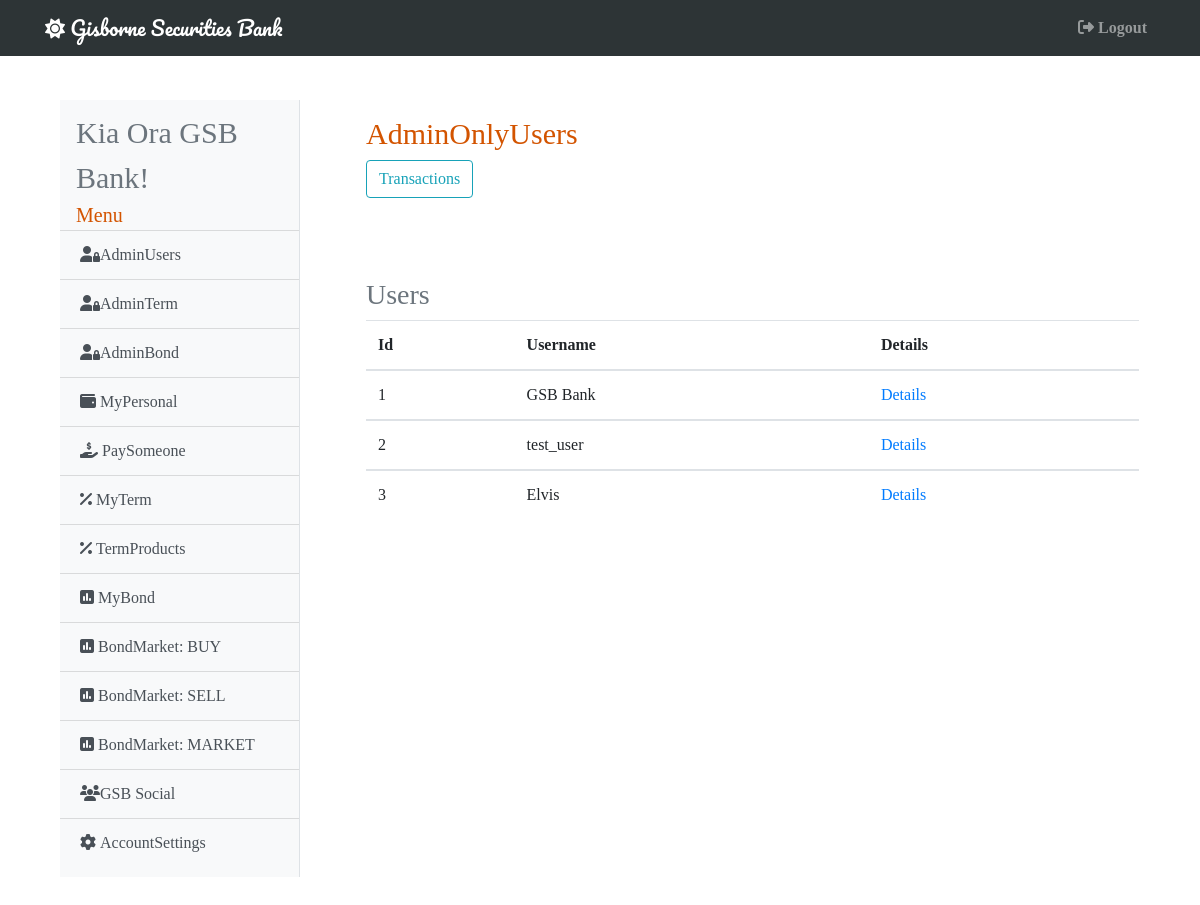
Before: /adminusers (signed in) with the older database file.
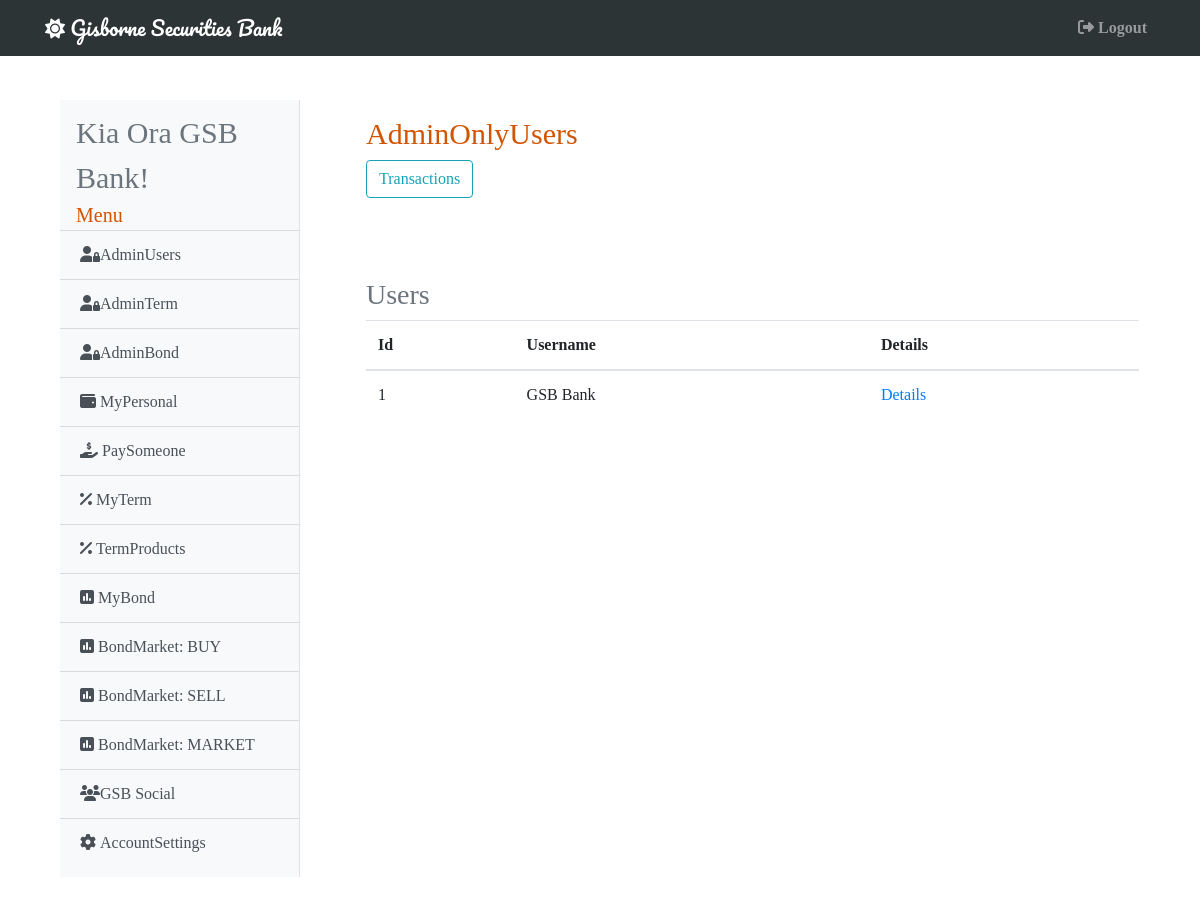
After: the same page with the newer database file.
### gsb/models.py (models this page shows, shortened)
class User(db.Model, UserMixin):
    id = db.Column(db.Integer, primary_key=True)
    username = db.Column(db.String(20), unique=True, nullable=False)
    email = db.Column(db.String(120), unique=True, nullable=False)
    password = db.Column(db.String(60), nullable=False)
    account = db.Column(db.BigInteger, unique=True, nullable=False)
    cash = db.Column(db.Numeric(20, 2), nullable=False)
    admin =  db.Column(db.Boolean, default=False, nullable=False)
    active =  db.Column(db.Boolean, default=False, nullable=False)
    market =  db.Column(db.Boolean, default=False, nullable=False)
    image = db.Column(db.Integer, default=1, nullable=False)
    inbox = db.Column(db.Integer, default=0, nullable=False)
    term = db.Column(db.Numeric(20, 2), nullable=False)
    bond = db.Column(db.Numeric(20, 2), nullable=False)
    total = db.Column(db.Numeric(20, 2), nullable=False)
    terms = db.relationship('Term', secondary="terms")
    bonds = db.relationship('Bond', secondary="bonds")
    buys = db.relationship('Bond', secondary="buys")
    sells = db.relationship('Bond', secondary="sells")
    receives = db.relationship('Receives', lazy='dynamic', backref='receiver')
    sends = db.relationship('Sends', lazy='dynamic', backref='sender')
    posts = db.relationship('Statuses', lazy='dynamic', backref='poster')
    messages = db.relationship('Messages', lazy='dynamic', backref='messager')

### gsb/admin/routes.py (the view)
@admin.route('/adminusers', methods=['GET', 'POST'])
@login_required
def admin_users():
    if current_user.admin != True:
        abort(403)
    users = User.query.order_by(User.id).all()
    return render_template('admin/adminusers.html', title='AdminUsers', users=users)

### gsb/models.py (called while the page is built)
@login_manager.user_loader
def load_user(user_id):
    return User.query.get(int(user_id))

### gsb/templates/admin/adminusers.html
{% extends 'base.html' %}
{% block content %}
    <div class="card-body shadow-lg p-3 mb-5 bg-white rounded">
        <h1 style="font-size: 30px; color: #d35400;">AdminOnlyUsers</h1>
        <a href="{{ url_for('admin.user_transactions') }}">
          <button class="btn btn-outline-info">Transactions</button>
        </a>
    </div>
    <div class="card-body shadow-lg p-3 mb-5 bg-white rounded" style="max-height: 500px; overflow: scroll;">
    <h3 class="text-muted">Users</h3>
      <table class="table">
        <thead>
          <tr>
            <th scope="col">Id</th>
            <th scope="col">Username</th>
            <th scope="col">Details</th>
          </tr>
        {% for user in users %}
        </thead>
        <tbody>
          <tr>
            <td scope="row">{{ user.id }}</td>
            <td>{{ user.username }}</td>
            <td><a href="{{ url_for('admin.user', user_id=user.id) }}">Details</a></td>
          </tr>
        {% endfor %}
        </tbody>
      </table>
    </div>
{% endblock %}

### gsb/templates/base.html (shortened to what the changed rows need)
<!DOCTYPE html>
<html>
<head>
    <link rel="stylesheet" href="https://maxcdn.bootstrapcdn.com/bootstrap/4.0.0/css/bootstrap.min.css">
</head>
{% if current_user.image == 1 %}
  <body style="background-image: url('https://upload.wikimedia.org/wikipedia/commons/4/4f/Gisborne_NZ_Sunrise_Waikanae_Beach.jpg');
              background-size: cover; font-family: 'Noto+Serif+SC', 'sans-serif';">
{% elif current_user.image == 2 %}
  <body style="background-image: url('https://upload.wikimedia.org/wikipedia/commons/f/fc/Gladstone_Road_in_Gisborne_02.jpg');
              background-size: cover; font-family: 'Noto+Serif+SC', 'sans-serif';">
{% elif current_user.image == 3 %}
  <body style="background-image: url('https://upload.wikimedia.org/wikipedia/commons/c/cb/Railway_Bridge_over_Turanganui_River%2C_Gisborne.jpg');
              background-size: cover; font-family: 'Noto+Serif+SC', 'sans-serif';">
{% endif %}
    <main role="main" class="container">
      <div class="row">
        <div class="col-md-3" style="padding-top: 100px; padding-left: 30px; padding-bottom: 30px;">
          <div class="bg-light border-right" id="sidebar-wrapper" style="padding-block: 10px;">
            <div class="sidebar-heading ml-3 text-muted" style="font-size: 30px;">Kia Ora {{ current_user.username }}!</div>
            <div class="sidebar-heading ml-3" style="font-size: 20px; color: #d35400;">Menu</div>
            <div class="list-group list-group-flush">
            {% if current_user.admin == True %}
              <a href="{{ url_for('admin.admin_users') }}" class="list-group-item list-group-item-action bg-light"><i class="fas fa-user-lock"></i>AdminUsers</a>
              <a href="{{ url_for('admin.admin_term') }}" class="list-group-item list-group-item-action bg-light"><i class="fas fa-user-lock"></i>AdminTerm</a>
              <a href="{{ url_for('admin.admin_bond') }}" class="list-group-item list-group-item-action bg-light"><i class="fas fa-user-lock"></i>AdminBond</a>
            {% endif %}
              <a href="{{ url_for('main.my_personal') }}" class="list-group-item list-group-item-action bg-light"><i class="fas fa-wallet mr-1"></i>MyPersonal</a>
              <a href="{{ url_for('main.pay_someone') }}" class="list-group-item list-group-item-action bg-light"><i class="fas fa-hand-holding-usd mr-1"></i>PaySomeone</a>
              <a href="{{ url_for('term.my_term')}}" class="list-group-item list-group-item-action bg-light"><i class="fas fa-percent mr-1"></i>MyTerm</a>
              <a href="{{ url_for('term.term_products') }}" class="list-group-item list-group-item-action bg-light"><i class="fas fa-percent mr-1"></i>TermProducts</a>
              <a href="{{ url_for('bond.my_bond') }}" class="list-group-item list-group-item-action bg-light"><i class="fas fa-poll mr-1"></i>MyBond</a>
              <a href="{{ url_for('bond.buy_bond') }}" class="list-group-item list-group-item-action bg-light"><i class="fas fa-poll mr-1"></i>BondMarket: BUY</a>
              <a href="{{ url_for('bond.sell_bond') }}" class="list-group-item list-group-item-action bg-light"><i class="fas fa-poll mr-1"></i>BondMarket: SELL</a>
              <a href="{{ url_for('bond.bond_market') }}" class="list-group-item list-group-item-action bg-light"><i class="fas fa-poll mr-1"></i>BondMarket: MARKET</a>
              <a href="{{ url_for('main.gsb_social')}}" class="list-group-item list-group-item-action bg-light"><i class="fas fa-users"></i>GSB Social</a>
              <a href="{{ url_for('main.account_settings') }}" class="list-group-item list-group-item-action bg-light"><i class="fas fa-cog mr-1"></i>AccountSettings</a>
            </div>
          </div>
        </div>
        <div class="col-md-9" style="padding-top: 100px; padding-left: 35px;">
          {% block content %}{% endblock %}
        </div>
        </div>
    </main>
</body>
</html>

Changed rows visible on the page:
removed User: id "2", username "test_user"
removed User: id "3", username "Elvis"
